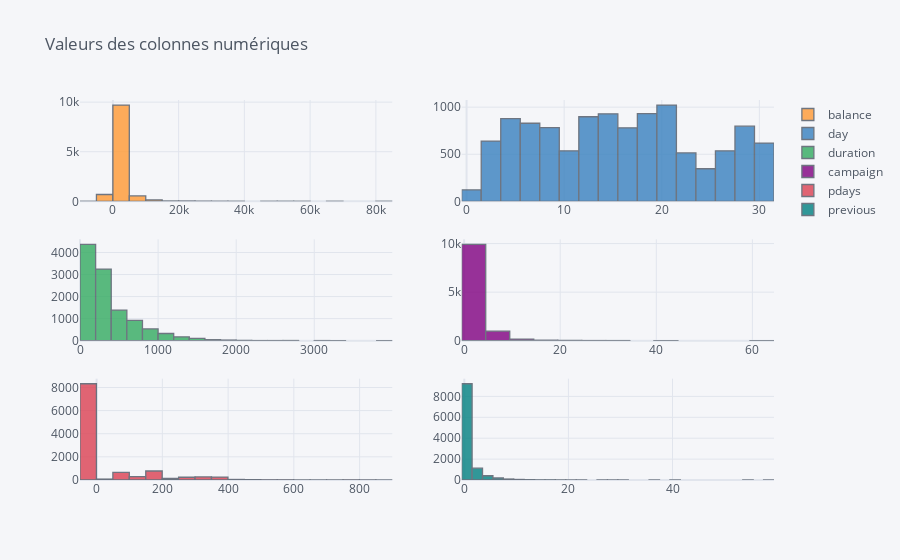

Notebook code for this chart:
### Markdown cell above
Maintenant, examinons les valeurs des colonnes numériques. La manière la plus pratique d'observer les valeurs numériques est de tracer des histogrammes.

### Code cell
# Sélectionner les colonnes numériques
df_num = data[['balance', 'day', 'duration', 'campaign', 'pdays', 'previous']]

# Configurer Cufflinks pour l'affichage en ligne
cf.set_config_file(offline=False, world_readable=True, theme='pearl')

# Tracer les histogrammes pour les colonnes numériques
df_num.iplot(kind='histogram', subplots=True, shape=(3, 2), bins=30, filename='valeurs_colonnes_numeriques',
             title='Valeurs des colonnes numériques')

### Figure 1 — Plotly figure (JSON) as saved in the notebook; plotly's stock layout.template omitted (floating-point values rounded to 4 significant figures; data arrays with more than 128 entries replaced by an {"elided": "..."} marker saying what was removed)
{"data": [{"histfunc": "count", "histnorm": "", "marker": {"color": "rgba(255, 153, 51, 1.0)", "line": {"color": "#4D5663", "width": 1.3}}, "name": "balance", "nbinsx": 30, "opacity": 0.8, "orientation": "v", "type": "histogram", "x": {"elided": "11162 int values"}, "xaxis": "x", "yaxis": "y"}, {"histfunc": "count", "histnorm": "", "marker": {"color": "rgba(55, 128, 191, 1.0)", "line": {"color": "#4D5663", "width": 1.3}}, "name": "day", "nbinsx": 30, "opacity": 0.8, "orientation": "v", "type": "histogram", "x": {"elided": "11162 int values"}, "xaxis": "x2", "yaxis": "y2"}, {"histfunc": "count", "histnorm": "", "marker": {"color": "rgba(50, 171, 96, 1.0)", "line": {"color": "#4D5663", "width": 1.3}}, "name": "duration", "nbinsx": 30, "opacity": 0.8, "orientation": "v", "type": "histogram", "x": {"elided": "11162 int values"}, "xaxis": "x3", "yaxis": "y3"}, {"histfunc": "count", "histnorm": "", "marker": {"color": "rgba(128, 0, 128, 1.0)", "line": {"color": "#4D5663", "width": 1.3}}, "name": "campaign", "nbinsx": 30, "opacity": 0.8, "orientation": "v", "type": "histogram", "x": {"elided": "11162 int values"}, "xaxis": "x4", "yaxis": "y4"}, {"histfunc": "count", "histnorm": "", "marker": {"color": "rgba(219, 64, 82, 1.0)", "line": {"color": "#4D5663", "width": 1.3}}, "name": "pdays", "nbinsx": 30, "opacity": 0.8, "orientation": "v", "type": "histogram", "x": {"elided": "11162 int values"}, "xaxis": "x5", "yaxis": "y5"}, {"histfunc": "count", "histnorm": "", "marker": {"color": "rgba(0, 128, 128, 1.0)", "line": {"color": "#4D5663", "width": 1.3}}, "name": "previous", "nbinsx": 30, "opacity": 0.8, "orientation": "v", "type": "histogram", "x": {"elided": "11162 int values"}, "xaxis": "x6", "yaxis": "y6"}], "layout": {"autosize": true, "barmode": "overlay", "legend": {"bgcolor": "#F5F6F9", "font": {"color": "#4D5663"}}, "paper_bgcolor": "#F5F6F9", "plot_bgcolor": "#F5F6F9", "title": {"font": {"color": "#4D5663"}, "text": "Valeurs des colonnes numériques"}, "xaxis": {"anchor": "y", "autorange": true, "domain": [0, 0.45], "gridcolor": "#E1E5ED", "range": [-10000.0, 85000.0], "showgrid": true, "tickfont": {"color": "#4D5663"}, "title": {"font": {"color": "#4D5663"}, "text": ""}, "type": "linear", "zerolinecolor": "#E1E5ED"}, "xaxis2": {"anchor": "y2", "autorange": true, "domain": [0.55, 1], "gridcolor": "#E1E5ED", "range": [-0.5, 31.5], "showgrid": true, "tickfont": {"color": "#4D5663"}, "title": {"font": {"color": "#4D5663"}, "text": ""}, "type": "linear", "zerolinecolor": "#E1E5ED"}, "xaxis3": {"anchor": "y3", "autorange": true, "domain": [0, 0.45], "gridcolor": "#E1E5ED", "range": [-0.5, 4000.0], "showgrid": true, "tickfont": {"color": "#4D5663"}, "title": {"font": {"color": "#4D5663"}, "text": ""}, "type": "linear", "zerolinecolor": "#E1E5ED"}, "xaxis4": {"anchor": "y4", "autorange": true, "domain": [0.55, 1], "gridcolor": "#E1E5ED", "range": [-0.5, 64.5], "showgrid": true, "tickfont": {"color": "#4D5663"}, "title": {"font": {"color": "#4D5663"}, "text": ""}, "type": "linear", "zerolinecolor": "#E1E5ED"}, "xaxis5": {"anchor": "y5", "autorange": true, "domain": [0, 0.45], "gridcolor": "#E1E5ED", "range": [-50.5, 899.5], "showgrid": true, "tickfont": {"color": "#4D5663"}, "title": {"font": {"color": "#4D5663"}, "text": ""}, "type": "linear", "zerolinecolor": "#E1E5ED"}, "xaxis6": {"anchor": "y6", "autorange": true, "domain": [0.55, 1], "gridcolor": "#E1E5ED", "range": [-0.5, 59.5], "showgrid": true, "tickfont": {"color": "#4D5663"}, "title": {"font": {"color": "#4D5663"}, "text": ""}, "type": "linear", "zerolinecolor": "#E1E5ED"}, "yaxis": {"anchor": "x", "autorange": true, "domain": [0.7333, 1], "gridcolor": "#E1E5ED", "range": [0, 10210.0], "showgrid": true, "tickfont": {"color": "#4D5663"}, "title": {"font": {"color": "#4D5663"}, "text": ""}, "zerolinecolor": "#E1E5ED"}, "yaxis2": {"anchor": "x2", "autorange": true, "domain": [0.7333, 1], "gridcolor": "#E1E5ED", "range": [0, 1076.0], "showgrid": true, "tickfont": {"color": "#4D5663"}, "title": {"font": {"color": "#4D5663"}, "text": ""}, "zerolinecolor": "#E1E5ED"}, "yaxis3": {"anchor": "x3", "autorange": true, "domain": [0.3667, 0.6333], "gridcolor": "#E1E5ED", "range": [0, 4597.0], "showgrid": true, "tickfont": {"color": "#4D5663"}, "title": {"font": {"color": "#4D5663"}, "text": ""}, "zerolinecolor": "#E1E5ED"}, "yaxis4": {"anchor": "x4", "autorange": true, "domain": [0.3667, 0.6333], "gridcolor": "#E1E5ED", "range": [0, 10440], "showgrid": true, "tickfont": {"color": "#4D5663"}, "title": {"font": {"color": "#4D5663"}, "text": ""}, "zerolinecolor": "#E1E5ED"}, "yaxis5": {"anchor": "x5", "autorange": true, "domain": [0, 0.2667], "gridcolor": "#E1E5ED", "range": [0, 8762.0], "showgrid": true, "tickfont": {"color": "#4D5663"}, "title": {"font": {"color": "#4D5663"}, "text": ""}, "zerolinecolor": "#E1E5ED"}, "yaxis6": {"anchor": "x6", "autorange": true, "domain": [0, 0.2667], "gridcolor": "#E1E5ED", "range": [0, 9696.0], "showgrid": true, "tickfont": {"color": "#4D5663"}, "title": {"font": {"color": "#4D5663"}, "text": ""}, "zerolinecolor": "#E1E5ED"}}}
